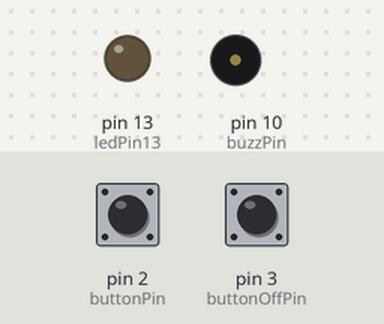
Simulated run of this sketch. Board: Arduino Uno, built with avr-gcc and run on an emulated ATmega328P. On the bench: output pins drawn as LEDs (lit = HIGH), buzzer (waves = sounding, pin HIGH). Inputs (shaded band) come from the test bench; at power-on: pin 2 (buttonPin) LOW, pin 3 (buttonOffPin) LOW.

Above: at 1.2 s.
1.3 s: pin 2 (buttonPin) pulled HIGH for 0.15 s
At 1.8 s:
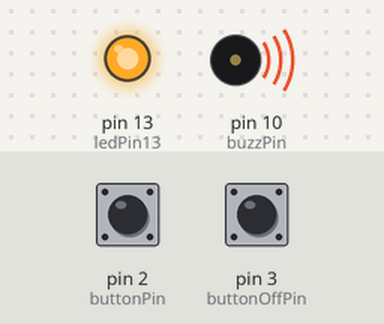
4.3 s: pin 3 (buttonOffPin) pulled HIGH for 0.15 s
At 5.5 s:
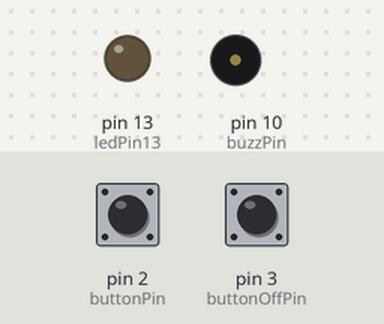
5.9 s: pin 2 (buttonPin) pulled HIGH for 1 s
At 6.4 s:
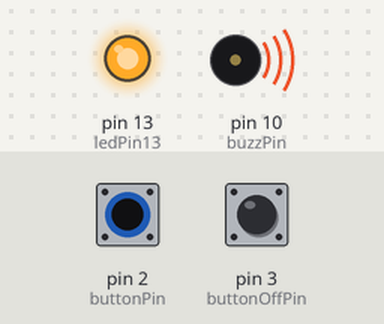
8.9 s: pin 3 (buttonOffPin) pulled HIGH for 1 s
At 10.3 s:
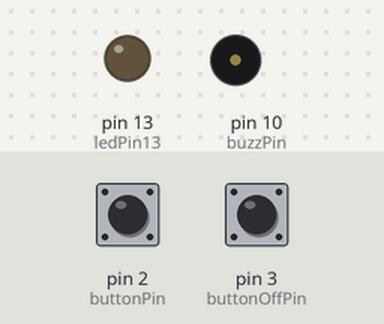
Timing chart, 0 to 11.9 s (numbered marks = the images above; inputs shaded):
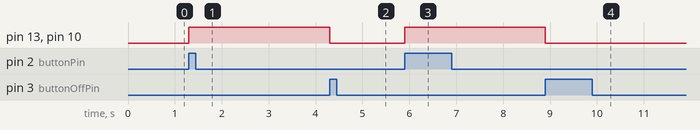

Measured:
- after the input at 1.3 s, pin 13 (ledPin13), pin 10 (buzzPin): LOW → HIGH at once
- after the input at 4.3 s, pin 13 (ledPin13), pin 10 (buzzPin): HIGH → LOW at once
- after the input at 5.9 s, pin 13 (ledPin13), pin 10 (buzzPin): LOW → HIGH at once
- after the input at 8.9 s, pin 13 (ledPin13), pin 10 (buzzPin): HIGH → LOW at once

The sketch:

Completed_example_code.ino
```cpp
// constants won't change. They're used here to set pin numbers:
const int buttonPin = 2; // enter the number of the pushbutton pin
const int buttonOffPin = 3; // enter the number of the off button pin
const int ledPin13 = 13; // enter the number of the LED pin
const int buzzPin = 10; // enter the number of the Buzzer pin

// variables will change:
int buttonState = 0; // variable for reading the pushbutton status
int buttonOffState = 0; // variable for reading the off button status
int alarm = 0; // variable for reading whether the alarm should be on

void setup() {
pinMode(ledPin13, OUTPUT); // initialize the LED pin as an output
pinMode(buzzPin, OUTPUT); // initialize the buzzer pin as an output
pinMode(buttonPin, INPUT); // initialize the pushbutton pin as an input
pinMode(buttonOffPin, INPUT); // initialize the off button pin as an input
}

void loop() {
// read the state of the pushbutton value:
buttonState = digitalRead(buttonPin);
if (buttonState == HIGH) { alarm = HIGH; }
buttonOffState = digitalRead(buttonOffPin);
if (buttonOffState == HIGH) { alarm = LOW; }

if (alarm == HIGH) {
digitalWrite(ledPin13, HIGH);
digitalWrite(buzzPin, HIGH);
} else {
digitalWrite(ledPin13, LOW);
digitalWrite(buzzPin, LOW);
}

delay(100);
digitalWrite(ledPin13, LOW);
}
```
